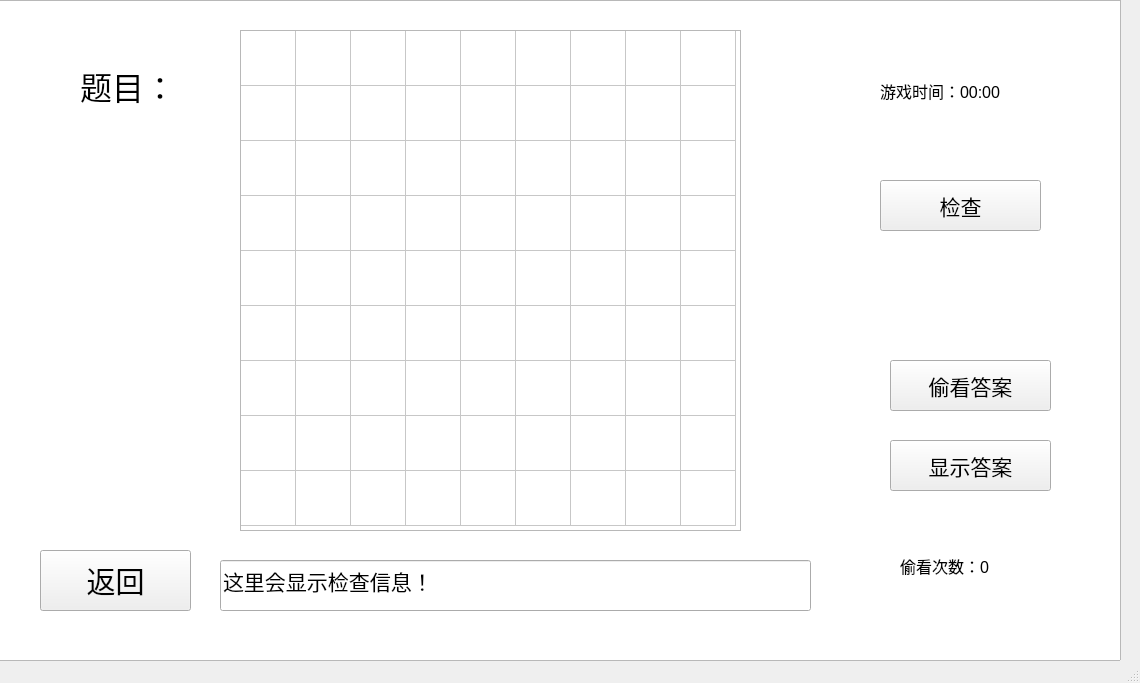
<?xml version="1.0" encoding="UTF-8"?>
<ui version="4.0">
 <class>MainWindow</class>
 <widget class="QMainWindow" name="MainWindow">
  <property name="geometry">
   <rect>
    <x>0</x>
    <y>0</y>
    <width>1140</width>
    <height>683</height>
   </rect>
  </property>
  <property name="windowTitle">
   <string>MainWindow</string>
  </property>
  <widget class="QWidget" name="centralwidget">
   <widget class="QListView" name="listView">
    <property name="geometry">
     <rect>
      <x>-10</x>
      <y>0</y>
      <width>1131</width>
      <height>661</height>
     </rect>
    </property>
    <property name="font">
     <font>
      <kerning>false</kerning>
     </font>
    </property>
    <property name="editTriggers">
     <set>QAbstractItemView::AllEditTriggers</set>
    </property>
   </widget>
   <widget class="QLabel" name="label">
    <property name="geometry">
     <rect>
      <x>80</x>
      <y>40</y>
      <width>301</width>
      <height>91</height>
     </rect>
    </property>
    <property name="font">
     <font>
      <family>Arial</family>
      <pointsize>24</pointsize>
     </font>
    </property>
    <property name="text">
     <string>题目：</string>
    </property>
   </widget>
   <widget class="QPushButton" name="check_button">
    <property name="geometry">
     <rect>
      <x>880</x>
      <y>180</y>
      <width>161</width>
      <height>51</height>
     </rect>
    </property>
    <property name="font">
     <font>
      <family>Arial</family>
      <pointsize>16</pointsize>
     </font>
    </property>
    <property name="text">
     <string>检查</string>
    </property>
   </widget>
   <widget class="QPushButton" name="peek_button">
    <property name="geometry">
     <rect>
      <x>890</x>
      <y>360</y>
      <width>161</width>
      <height>51</height>
     </rect>
    </property>
    <property name="font">
     <font>
      <family>Arial</family>
      <pointsize>16</pointsize>
     </font>
    </property>
    <property name="text">
     <string>偷看答案</string>
    </property>
   </widget>
   <widget class="QPushButton" name="show_button">
    <property name="geometry">
     <rect>
      <x>890</x>
      <y>440</y>
      <width>161</width>
      <height>51</height>
     </rect>
    </property>
    <property name="font">
     <font>
      <family>Arial</family>
      <pointsize>16</pointsize>
     </font>
    </property>
    <property name="text">
     <string>显示答案</string>
    </property>
   </widget>
   <widget class="QLabel" name="peek_count">
    <property name="geometry">
     <rect>
      <x>900</x>
      <y>550</y>
      <width>171</width>
      <height>31</height>
     </rect>
    </property>
    <property name="font">
     <font>
      <family>Arial</family>
      <pointsize>12</pointsize>
     </font>
    </property>
    <property name="text">
     <string>偷看次数：0</string>
    </property>
   </widget>
   <widget class="QLabel" name="game_time">
    <property name="geometry">
     <rect>
      <x>880</x>
      <y>30</y>
      <width>161</width>
      <height>121</height>
     </rect>
    </property>
    <property name="font">
     <font>
      <family>Arial</family>
      <pointsize>12</pointsize>
     </font>
    </property>
    <property name="text">
     <string>游戏时间：00:00</string>
    </property>
   </widget>
   <widget class="QLineEdit" name="check_information">
    <property name="geometry">
     <rect>
      <x>220</x>
      <y>560</y>
      <width>591</width>
      <height>51</height>
     </rect>
    </property>
    <property name="font">
     <font>
      <family>Arial</family>
      <pointsize>16</pointsize>
     </font>
    </property>
    <property name="text">
     <string>这里会显示检查信息！</string>
    </property>
   </widget>
   <widget class="QPushButton" name="game_back">
    <property name="geometry">
     <rect>
      <x>40</x>
      <y>550</y>
      <width>151</width>
      <height>61</height>
     </rect>
    </property>
    <property name="font">
     <font>
      <family>Arial</family>
      <pointsize>22</pointsize>
     </font>
    </property>
    <property name="text">
     <string>返回</string>
    </property>
   </widget>
   <widget class="QTableWidget" name="sudoku_table">
    <property name="enabled">
     <bool>true</bool>
    </property>
    <property name="geometry">
     <rect>
      <x>240</x>
      <y>30</y>
      <width>501</width>
      <height>501</height>
     </rect>
    </property>
    <property name="font">
     <font>
      <family>Arial</family>
      <pointsize>22</pointsize>
     </font>
    </property>
    <property name="verticalScrollBarPolicy">
     <enum>Qt::ScrollBarAsNeeded</enum>
    </property>
    <property name="autoScroll">
     <bool>true</bool>
    </property>
    <property name="editTriggers">
     <set>QAbstractItemView::AllEditTriggers</set>
    </property>
    <property name="tabKeyNavigation">
     <bool>true</bool>
    </property>
    <property name="showDropIndicator" stdset="0">
     <bool>true</bool>
    </property>
    <property name="showGrid">
     <bool>true</bool>
    </property>
    <property name="gridStyle">
     <enum>Qt::SolidLine</enum>
    </property>
    <attribute name="horizontalHeaderVisible">
     <bool>false</bool>
    </attribute>
    <attribute name="horizontalHeaderCascadingSectionResizes">
     <bool>false</bool>
    </attribute>
    <attribute name="horizontalHeaderMinimumSectionSize">
     <number>55</number>
    </attribute>
    <attribute name="horizontalHeaderDefaultSectionSize">
     <number>55</number>
    </attribute>
    <attribute name="horizontalHeaderHighlightSections">
     <bool>false</bool>
    </attribute>
    <attribute name="horizontalHeaderShowSortIndicator" stdset="0">
     <bool>false</bool>
    </attribute>
    <attribute name="horizontalHeaderStretchLastSection">
     <bool>false</bool>
    </attribute>
    <attribute name="verticalHeaderVisible">
     <bool>false</bool>
    </attribute>
    <attribute name="verticalHeaderMinimumSectionSize">
     <number>55</number>
    </attribute>
    <attribute name="verticalHeaderDefaultSectionSize">
     <number>55</number>
    </attribute>
    <attribute name="verticalHeaderHighlightSections">
     <bool>false</bool>
    </attribute>
    <row>
     <property name="text">
      <string/>
     </property>
    </row>
    <row>
     <property name="text">
      <string/>
     </property>
    </row>
    <row>
     <property name="text">
      <string/>
     </property>
    </row>
    <row>
     <property name="text">
      <string/>
     </property>
    </row>
    <row>
     <property name="text">
      <string/>
     </property>
    </row>
    <row>
     <property name="text">
      <string/>
     </property>
    </row>
    <row>
     <property name="text">
      <string/>
     </property>
    </row>
    <row>
     <property name="text">
      <string/>
     </property>
    </row>
    <row>
     <property name="text">
      <string/>
     </property>
    </row>
    <column>
     <property name="text">
      <string/>
     </property>
    </column>
    <column>
     <property name="text">
      <string/>
     </property>
    </column>
    <column>
     <property name="text">
      <string/>
     </property>
    </column>
    <column>
     <property name="text">
      <string/>
     </property>
    </column>
    <column>
     <property name="text">
      <string/>
     </property>
    </column>
    <column>
     <property name="text">
      <string/>
     </property>
    </column>
    <column>
     <property name="text">
      <string/>
     </property>
    </column>
    <column>
     <property name="text">
      <string/>
     </property>
    </column>
    <column>
     <property name="text">
      <string/>
     </property>
    </column>
   </widget>
  </widget>
  <widget class="QMenuBar" name="menubar">
   <property name="geometry">
    <rect>
     <x>0</x>
     <y>0</y>
     <width>1140</width>
     <height>26</height>
    </rect>
   </property>
  </widget>
  <widget class="QStatusBar" name="statusbar"/>
 </widget>
 <resources/>
 <connections/>
</ui>
